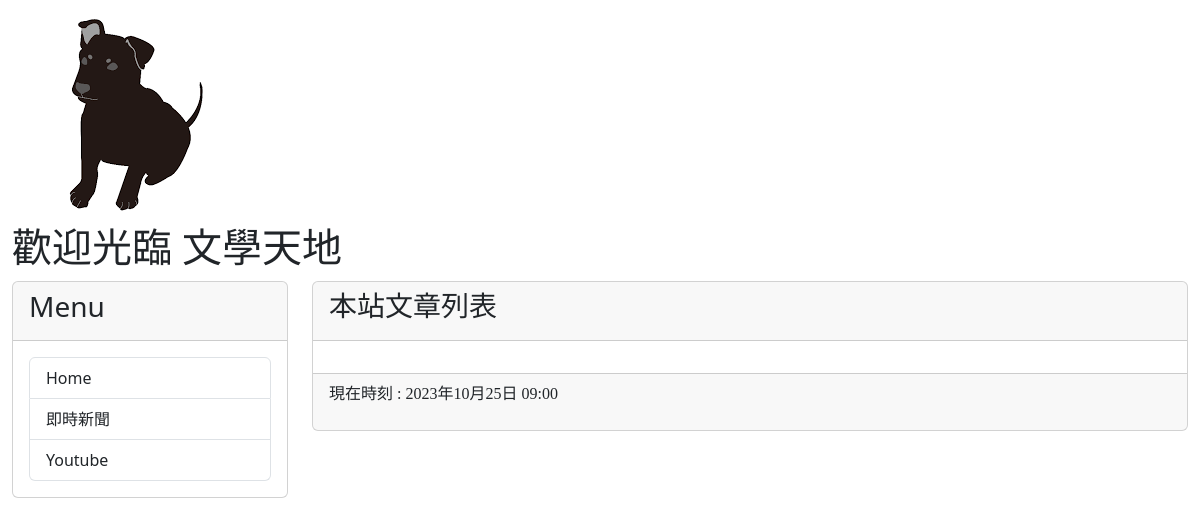
The app's page /, older data.
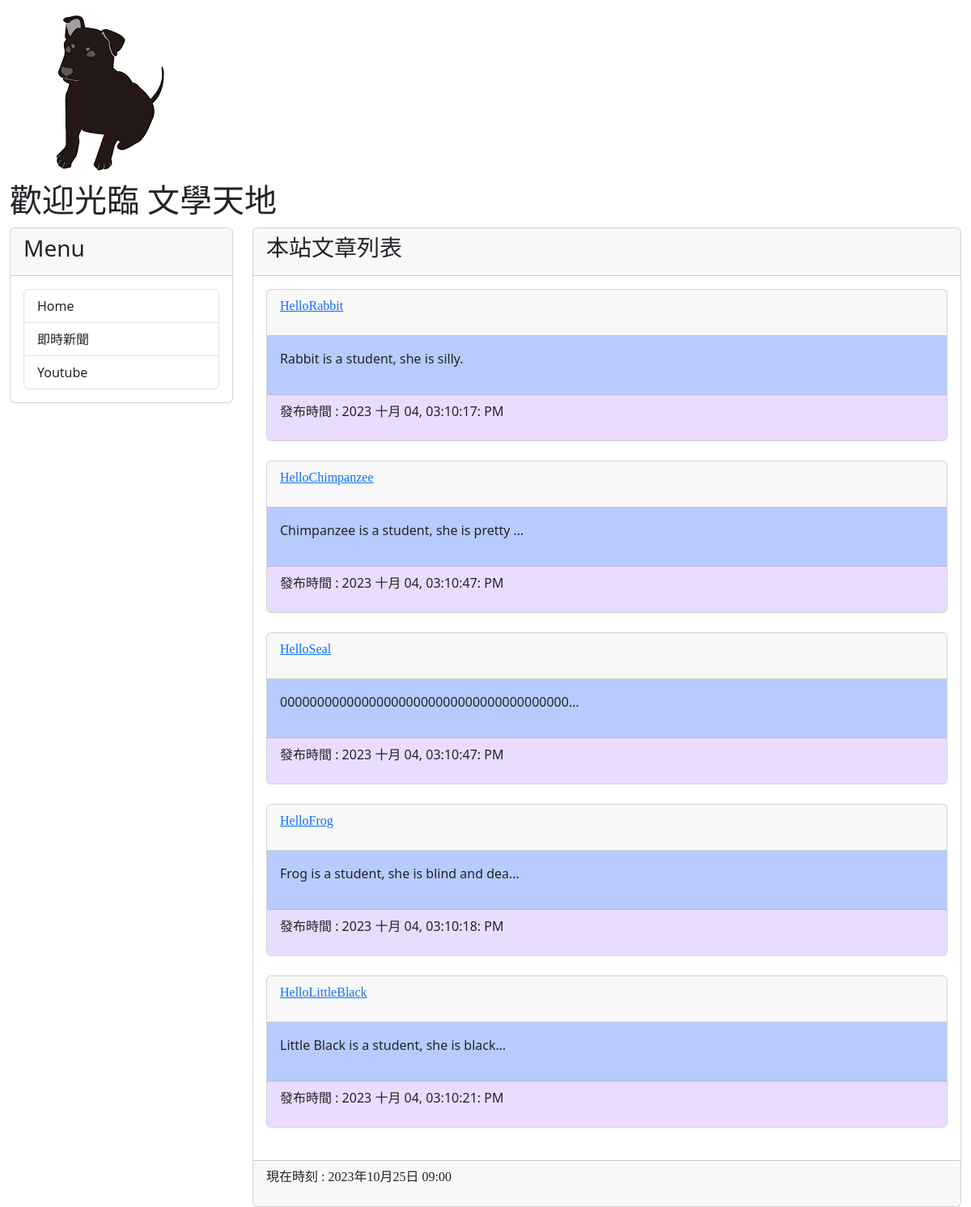
The same page, newer data.
### mysite/models.py (models this page shows, shortened)
class Post(models.Model):
    title = models.CharField(max_length = 200)
    slug = models.CharField(max_length = 200)
    body = models.TextField()
    pub_date = models.DateTimeField(auto_now_add=True)
    class Meta:
        ordering = ('-pub_date', )

### mysite/views.py (the view)
# urls.py: path('',mv.homepage, name='homepage'),
def homepage(request):
    posts = Post.objects.all()
    now = datetime.now()
    return render(request, 'index.html' , locals())

### templates/index.html (shortened to what this page needs)
{% extends "base2.html" %}
{% block headmessage %}<h3 style = 'font-family:標楷體';>本站文章列表</a>{% endblock headmessage %}
{% block content %}
{% for post in posts %}
<div class="card">
    <div class="card-header">
        <p style="font-family:微軟正黑體";font-size:14pt;font-weight:bold>
            <a href="/post/{{post.slug}}">{{post.title}}</a>
        </p>
    </div>
    <div class="card-body" style='background-color:#B8CBFF'>
        <p>
            {{post.body | truncatechars:40}}
        </p>
    </div>
    <div class="card-footer" style='background-color:#EADCFF'>
        <p>
            發布時間 : {{post.pub_date | date:"Y M d, h:m:s: A"}}
        </p>
    </div>
</div>
<br>
{% endfor %}
{% endblock content %}

### templates/base2.html (shortened to what this page needs)
<!DOCTYPE html>
<html>
    <head>
        <link href="https://cdn.jsdelivr.net/npm/bootstrap@5.3.2/dist/css/bootstrap.min.css" rel="stylesheet">
    </head>
    <body>
        <div class="container-fluid">
            {% include "header.html" %}
            <div class="row">
                <div class="col-sm-3 col-md-3">
                    <div class="card">
                      <div class="card-header">
                            <h3>Menu</h3>
                      </div>
                      <div class="card-body">
                            <div class="list-group">
                                <a href="/" class="list-group-item">Home</a>
                                <a href="https://google.com/news" class="list-group-item">即時新聞</a>
                                <a href="https://www.youtube.com" class="list-group-item">Youtube</a>
                            </div>
                       </div>
                    </div>
                </div>
                <div class="col-sm-9 col-md-9">
                    <div class="card">
                        <div class="card-header">
                            {% block headmessage %}{% endblock %}
                        </div>
                        <div class="card-body">
                            {% block content %}{% endblock %}
                        </div>
                        <div class="card-footer">
                            {% include 'footer.html' %}
                        </div>
                    </div>
                </div>
            </div>
        </div>
    </body>
</html>

### templates/header.html
{% load static %}
<div class="well">
    <img src="{% static "images/dog.png" %}">
<div>
<h1 style="font-family:微軟正黑體">歡迎光臨 文學天地</h1>

### templates/footer.html
{% block footer %}
    {% if now %}
    <p style="font-family:微軟正黑體">現在時刻 : {{now}}</p>
    {% else %}
    <p style="font-family:微軟正黑體">本文內容取自於本人，故沒有侵權問題...</p>
    {% endif %}
{% endblock %}

Row changes from the older to the newer data that the page shows:
added Post: title "HelloRabbit", body "Rabbit is a student, she is silly.", pub_date "2023 十月 04, 03:10:17: PM"
added Post: title "HelloChimpanzee", body "Chimpanzee is a student, she is pretty …", pub_date "2023 十月 04, 03:10:47: PM"
added Post: title "HelloSeal", body "000000000000000000000000000000000000000…", pub_date "2023 十月 04, 03:10:47: PM"
added Post: title "HelloFrog", body "Frog is a student, she is blind and dea…", pub_date "2023 十月 04, 03:10:18: PM"
added Post: title "HelloLittleBlack", body "Little Black is a student, she is black…", pub_date "2023 十月 04, 03:10:21: PM"
